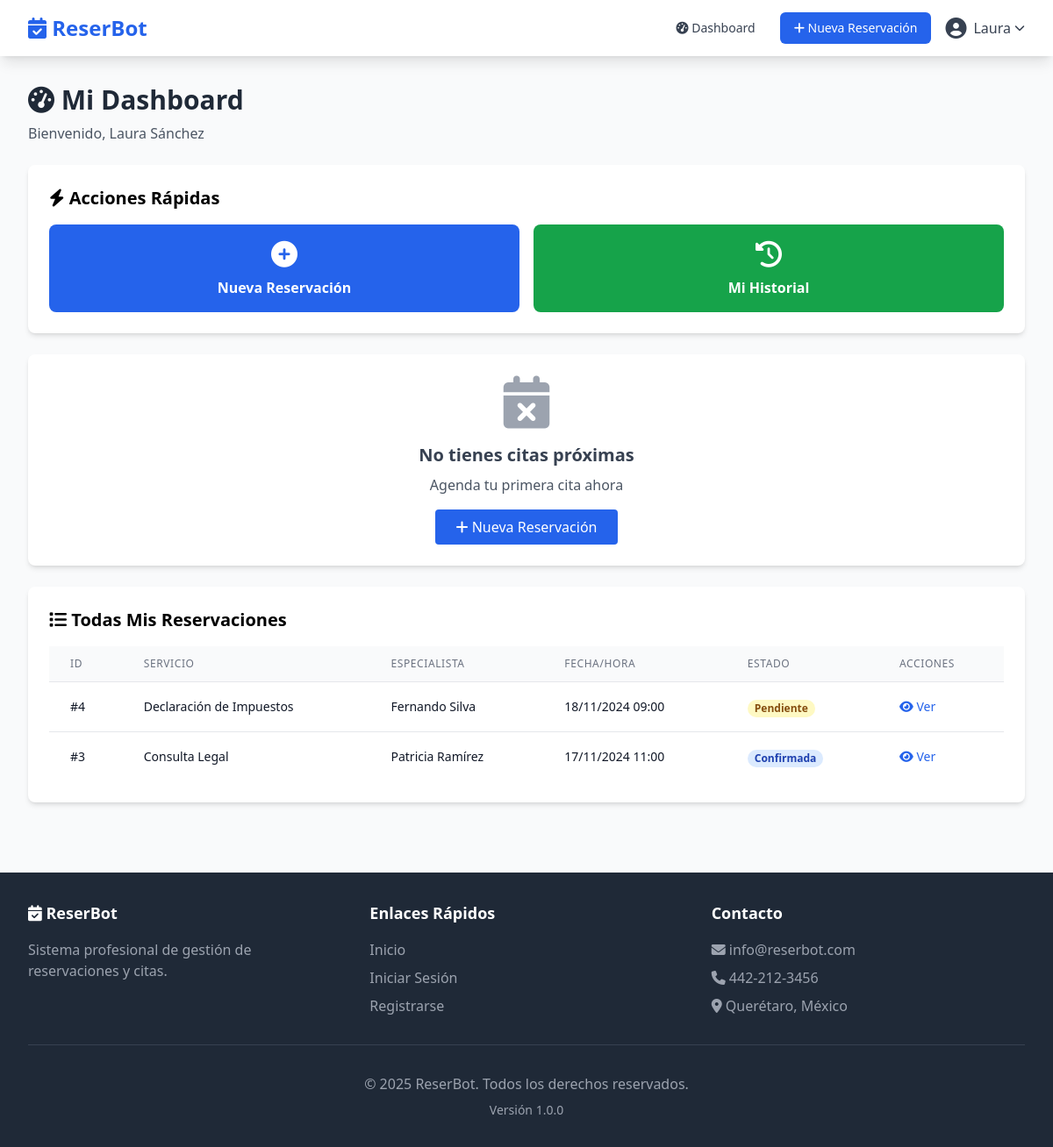
The app's page /dashboard (signed in) with its own data.
### tables this page shows
CREATE TABLE reservaciones (
    id INT AUTO_INCREMENT PRIMARY KEY,
    cliente_id INT NOT NULL,
    especialista_id INT NOT NULL,
    servicio_id INT NOT NULL,
    sucursal_id INT NOT NULL,
    fecha_hora DATETIME NOT NULL,
    duracion INT NOT NULL COMMENT 'Duración en minutos',
    estado VARCHAR(50) DEFAULT 'pendiente' COMMENT 'pendiente, confirmada, completada, cancelada',
    notas TEXT,
    motivo_cancelacion TEXT,
    precio DECIMAL(10, 2),
    fecha_creacion DATETIME DEFAULT CURRENT_TIMESTAMP,
    fecha_actualizacion DATETIME DEFAULT CURRENT_TIMESTAMP ON UPDATE CURRENT_TIMESTAMP,
    FOREIGN KEY (cliente_id) REFERENCES usuarios(id) ON DELETE CASCADE,
    FOREIGN KEY (especialista_id) REFERENCES especialistas(id) ON DELETE CASCADE,
    FOREIGN KEY (servicio_id) REFERENCES servicios(id) ON DELETE CASCADE,
    FOREIGN KEY (sucursal_id) REFERENCES sucursales(id) ON DELETE CASCADE,
    INDEX idx_cliente (cliente_id),
    INDEX idx_especialista (especialista_id),
    INDEX idx_fecha (fecha_hora),
    INDEX idx_estado (estado)
);

CREATE TABLE servicios (
    id INT AUTO_INCREMENT PRIMARY KEY,
    categoria_id INT NOT NULL,
    nombre VARCHAR(150) NOT NULL,
    descripcion TEXT,
    duracion INT NOT NULL COMMENT 'Duración en minutos',
    precio DECIMAL(10, 2) NOT NULL,
    activo BOOLEAN DEFAULT TRUE,
    fecha_creacion DATETIME DEFAULT CURRENT_TIMESTAMP,
    FOREIGN KEY (categoria_id) REFERENCES categorias_servicio(id) ON DELETE CASCADE,
    INDEX idx_categoria (categoria_id),
    INDEX idx_activo (activo)
);

CREATE TABLE usuarios (
    id INT AUTO_INCREMENT PRIMARY KEY,
    nombre VARCHAR(100) NOT NULL,
    apellido VARCHAR(100) NOT NULL,
    email VARCHAR(150) UNIQUE NOT NULL,
    password VARCHAR(255) NOT NULL,
    telefono VARCHAR(20),
    rol_id INT NOT NULL DEFAULT 4 COMMENT '1=Superadmin, 2=Admin, 3=Especialista, 4=Cliente, 5=Recepcionista',
    activo BOOLEAN DEFAULT TRUE,
    intentos_login INT DEFAULT 0,
    bloqueado_hasta DATETIME NULL,
    fecha_registro DATETIME DEFAULT CURRENT_TIMESTAMP,
    ultima_conexion DATETIME NULL,
    INDEX idx_email (email),
    INDEX idx_rol (rol_id)
);

### index.php (called while the page is built, shortened)
<?php
spl_autoload_register(function ($class) {
    $controller_file = CONTROLLERS_PATH . $class . '.php';
    if (file_exists($controller_file)) {
        return;
    }
    $model_file = MODELS_PATH . $class . '.php';
    if (file_exists($model_file)) {
        return;
    }
});
function getUrl() {
    return isset($_GET['url']) ? rtrim($_GET['url'], '/') : '';
}
$url = getUrl();
$url = filter_var($url, FILTER_SANITIZE_URL);
$url = explode('/', $url);
$method = isset($url[1]) && !empty($url[1]) ? $url[1] : 'index';
$params = array_slice($url, 2);
$controller = new $controllerName();
call_user_func_array([$controller, $method], $params);

### config/database.php (called while the page is built, shortened)
<?php
class Database {
    private static $instance = null;
    private $connection;
    private function __construct() {
        try {
            $dsn = "mysql:host=" . DB_HOST . ";dbname=" . DB_NAME . ";charset=" . DB_CHARSET;
            $options = [
                PDO::ATTR_ERRMODE => PDO::ERRMODE_EXCEPTION,
                PDO::ATTR_DEFAULT_FETCH_MODE => PDO::FETCH_ASSOC,
                PDO::ATTR_EMULATE_PREPARES => false,
                PDO::MYSQL_ATTR_INIT_COMMAND => "SET NAMES " . DB_CHARSET
            ];
            $this->connection = new PDO($dsn, DB_USER, DB_PASS, $options);
        } catch (PDOException $e) {
            error_log("Database Connection Error: " . $e->getMessage());
            die("Error de conexión a la base de datos. Por favor, revise la configuración.");
        }
    }
    public static function getInstance() {
        if (self::$instance === null) {
            self::$instance = new self();
        }
        return self::$instance;
    }
    public function query($sql, $params = []) {
        try {
            $stmt = $this->connection->prepare($sql);
            $stmt->execute($params);
            return $stmt;
        } catch (PDOException $e) {
            error_log("Query Error: " . $e->getMessage() . " SQL: " . $sql);
            throw $e;
        }
    }
    public function fetchAll($sql, $params = []) {
        $stmt = $this->query($sql, $params);
        return $stmt->fetchAll();
    }
}

### app/models/Reservacion.php (called while the page is built, shortened)
<?php
class Reservacion {
    private $db;
    public function __construct() {
        $this->db = Database::getInstance();
    }
    public function getAll($filters = []) {
        $sql = "SELECT r.*,
                u.nombre as cliente_nombre, u.apellido as cliente_apellido, u.email as cliente_email,
                e.especialidad, ue.nombre as especialista_nombre, ue.apellido as especialista_apellido,
                s.nombre as servicio_nombre, s.duracion as servicio_duracion,
                su.nombre as sucursal_nombre
                FROM reservaciones r
                INNER JOIN usuarios u ON r.cliente_id = u.id
                INNER JOIN especialistas e ON r.especialista_id = e.id
                INNER JOIN usuarios ue ON e.usuario_id = ue.id
                INNER JOIN servicios s ON r.servicio_id = s.id
                INNER JOIN sucursales su ON r.sucursal_id = su.id
                WHERE 1=1";
        $params = [];
        if (isset($filters['cliente_id'])) {
            $sql .= " AND r.cliente_id = ?";
            $params[] = $filters['cliente_id'];
        }
        $sql .= " ORDER BY r.fecha_hora DESC";
        if (isset($filters['limit'])) {
            $sql .= " LIMIT " . intval($filters['limit']);
        }
        return $this->db->fetchAll($sql, $params);
    }
}

### app/views/dashboard/cliente.php (the view)
<?php require_once VIEWS_PATH . 'layouts/header.php'; ?>
<div class="mb-6">
    <h1 class="text-3xl font-bold text-gray-800">
        <i class="fas fa-tachometer-alt"></i> Mi Dashboard
    </h1>
    <p class="text-gray-600 mt-2">Bienvenido, <?php echo htmlspecialchars($_SESSION['nombre'] . ' ' . $_SESSION['apellido']); ?></p>
</div>
<div class="bg-white rounded-lg shadow-md p-6 mb-6">
    <h2 class="text-xl font-semibold mb-4">
        <i class="fas fa-bolt"></i> Acciones Rápidas
    </h2>
    <div class="grid grid-cols-1 md:grid-cols-2 gap-4">
        <a href="<?php echo BASE_URL; ?>/reservacion/nueva"
           class="bg-blue-600 text-white p-4 rounded-lg hover:bg-blue-700 text-center transition">
            <i class="fas fa-plus-circle text-3xl mb-2"></i>
            <div class="font-semibold">Nueva Reservación</div>
        </a>
        <a href="#"
           class="bg-green-600 text-white p-4 rounded-lg hover:bg-green-700 text-center transition">
            <i class="fas fa-history text-3xl mb-2"></i>
            <div class="font-semibold">Mi Historial</div>
        </a>
    </div>
</div>
<?php if (!empty($proximas)): ?>
<div class="bg-white rounded-lg shadow-md p-6 mb-6">
    <h2 class="text-xl font-semibold mb-4">
        <i class="fas fa-calendar-alt"></i> Próximas Citas
    </h2>
    <div class="space-y-4">
        <?php foreach ($proximas as $reservacion): ?>
            <div class="border border-gray-200 rounded-lg p-4 hover:shadow-md transition">
                <div class="flex justify-between items-start">
                    <div class="flex-1">
                        <div class="flex items-center mb-2">
                            <span class="bg-blue-100 text-blue-800 text-xs font-semibold px-2 py-1 rounded">
                                <?php echo ucfirst($reservacion['estado']); ?>
                            </span>
                            <span class="ml-2 text-sm text-gray-500">
                                #<?php echo $reservacion['id']; ?>
                            </span>
                        </div>
                        <h3 class="font-semibold text-lg text-gray-800">
                            <?php echo htmlspecialchars($reservacion['servicio_nombre']); ?>
                        </h3>
                        <p class="text-gray-600 text-sm">
                            <i class="fas fa-user-md"></i>
                            <?php echo htmlspecialchars($reservacion['especialista_nombre'] . ' ' . $reservacion['especialista_apellido']); ?>
                        </p>
                        <p class="text-gray-600 text-sm">
                            <i class="fas fa-calendar"></i>
                            <?php echo date('d/m/Y', strtotime($reservacion['fecha_hora'])); ?>
                        </p>
                        <p class="text-gray-600 text-sm">
                            <i class="fas fa-clock"></i>
                            <?php echo date('H:i', strtotime($reservacion['fecha_hora'])); ?>
                        </p>
                        <p class="text-gray-600 text-sm">
                            <i class="fas fa-map-marker-alt"></i>
                            <?php echo htmlspecialchars($reservacion['sucursal_nombre']); ?>
                        </p>
                    </div>
                    <div class="ml-4">
                        <a href="<?php echo BASE_URL; ?>/reservacion/ver/<?php echo $reservacion['id']; ?>"
                           class="bg-blue-600 text-white px-4 py-2 rounded hover:bg-blue-700 text-sm">
                            <i class="fas fa-eye"></i> Ver Detalles
                        </a>
                    </div>
                </div>
            </div>
        <?php endforeach; ?>
    </div>
</div>
<?php else: ?>
<div class="bg-white rounded-lg shadow-md p-6 mb-6 text-center">
    <div class="text-gray-400 text-6xl mb-4">
        <i class="fas fa-calendar-times"></i>
    </div>
    <h3 class="text-xl font-semibold text-gray-700 mb-2">No tienes citas próximas</h3>
    <p class="text-gray-600 mb-4">Agenda tu primera cita ahora</p>
    <a href="<?php echo BASE_URL; ?>/reservacion/nueva"
       class="bg-blue-600 text-white px-6 py-2 rounded hover:bg-blue-700 inline-block">
        <i class="fas fa-plus"></i> Nueva Reservación
    </a>
</div>
<?php endif; ?>
<?php if (!empty($reservaciones)): ?>
<div class="bg-white rounded-lg shadow-md p-6">
    <h2 class="text-xl font-semibold mb-4">
        <i class="fas fa-list"></i> Todas Mis Reservaciones
    </h2>
    <div class="overflow-x-auto">
        <table class="min-w-full divide-y divide-gray-200">
            <thead class="bg-gray-50">
                <tr>
                    <th class="px-6 py-3 text-left text-xs font-medium text-gray-500 uppercase tracking-wider">
                        ID
                    </th>
                    <th class="px-6 py-3 text-left text-xs font-medium text-gray-500 uppercase tracking-wider">
                        Servicio
                    </th>
                    <th class="px-6 py-3 text-left text-xs font-medium text-gray-500 uppercase tracking-wider">
                        Especialista
                    </th>
                    <th class="px-6 py-3 text-left text-xs font-medium text-gray-500 uppercase tracking-wider">
                        Fecha/Hora
                    </th>
                    <th class="px-6 py-3 text-left text-xs font-medium text-gray-500 uppercase tracking-wider">
                        Estado
                    </th>
                    <th class="px-6 py-3 text-left text-xs font-medium text-gray-500 uppercase tracking-wider">
                        Acciones
                    </th>
                </tr>
            </thead>
            <tbody class="bg-white divide-y divide-gray-200">
                <?php foreach ($reservaciones as $reservacion): ?>
                    <tr>
                        <td class="px-6 py-4 whitespace-nowrap text-sm text-gray-900">
                            #<?php echo $reservacion['id']; ?>
                        </td>
                        <td class="px-6 py-4 whitespace-nowrap text-sm text-gray-900">
                            <?php echo htmlspecialchars($reservacion['servicio_nombre']); ?>
                        </td>
                        <td class="px-6 py-4 whitespace-nowrap text-sm text-gray-900">
                            <?php echo htmlspecialchars($reservacion['especialista_nombre'] . ' ' . $reservacion['especialista_apellido']); ?>
                        </td>
                        <td class="px-6 py-4 whitespace-nowrap text-sm text-gray-900">
                            <?php echo date('d/m/Y H:i', strtotime($reservacion['fecha_hora'])); ?>
                        </td>
                        <td class="px-6 py-4 whitespace-nowrap">
                            <?php
                            $statusColors = [
                                'pendiente' => 'bg-yellow-100 text-yellow-800',
                                'confirmada' => 'bg-blue-100 text-blue-800',
                                'completada' => 'bg-green-100 text-green-800',
                                'cancelada' => 'bg-red-100 text-red-800'
                            ];
                            $color = $statusColors[$reservacion['estado']] ?? 'bg-gray-100 text-gray-800';
                            ?>
                            <span class="px-2 inline-flex text-xs leading-5 font-semibold rounded-full <?php echo $color; ?>">
                                <?php echo ucfirst($reservacion['estado']); ?>
                            </span>
                        </td>
                        <td class="px-6 py-4 whitespace-nowrap text-sm font-medium">
                            <a href="<?php echo BASE_URL; ?>/reservacion/ver/<?php echo $reservacion['id']; ?>"
                               class="text-blue-600 hover:text-blue-900">
                                <i class="fas fa-eye"></i> Ver
                            </a>
                        </td>
                    </tr>
                <?php endforeach; ?>
            </tbody>
        </table>
    </div>
</div>
<?php endif; ?>
<?php require_once VIEWS_PATH . 'layouts/footer.php'; ?>

### public/css/style.css (style rules this page uses)
* { transition: all 0.3s ease; }

### records on screen
reservaciones: id "4", servicio.nombre "Declaración de Impuestos", usuarios.nombre+apellido "Fernando Silva", fecha_hora "18/11/2024 09:00", estado "Pendiente"
reservaciones: id "3", servicio.nombre "Consulta Legal", usuarios.nombre+apellido "Patricia Ramírez", fecha_hora "17/11/2024 11:00", estado "Confirmada"

### other values on screen
APP_NAME "ReserBot"
$_SESSION['nombre'] "Laura"
$_SESSION['nombre'] . ' ' . $_SESSION['apellido'] "Laura Sánchez"
APP_VERSION "1.0.0"
